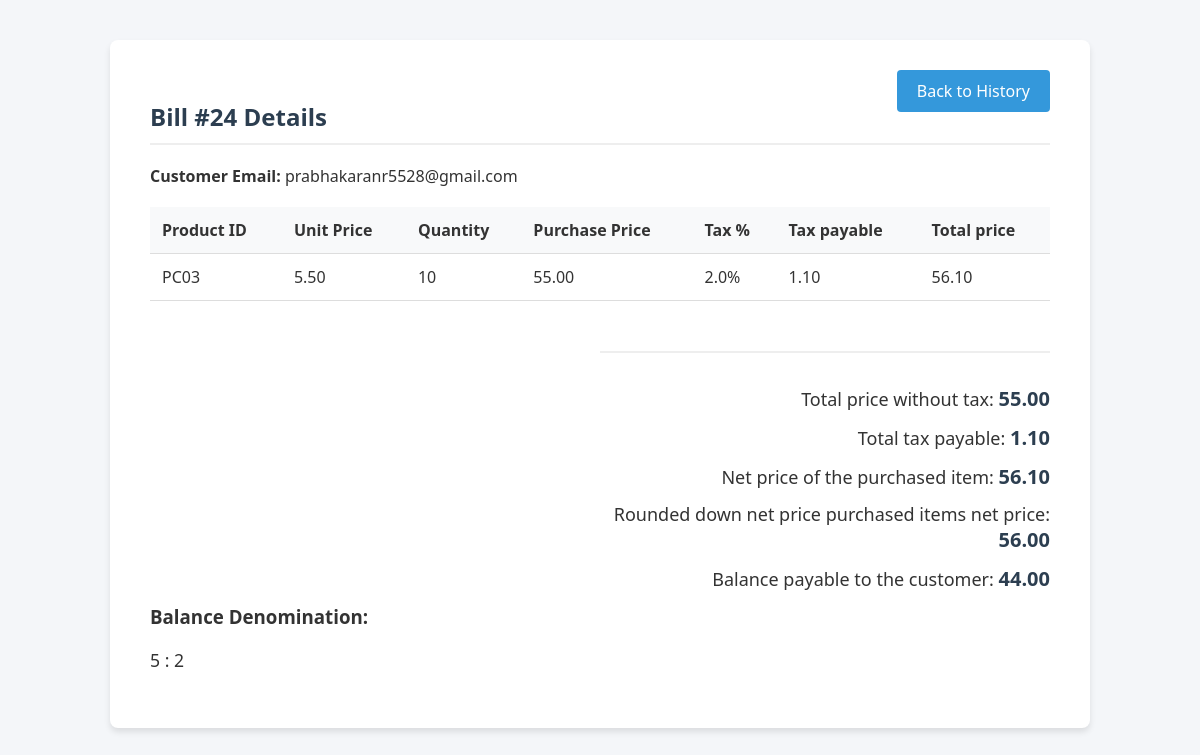
/bill/24/, run on the app's committed database.
### billing/models.py (models this page shows, shortened)
class Bill(models.Model):
    customer_email = models.EmailField()
    created_at = models.DateTimeField(auto_now_add=True)
    total_amount_without_tax = models.FloatField(default=0.0)
    total_tax_payable = models.FloatField(default=0.0)
    net_price = models.FloatField(default=0.0)
    amount_paid = models.FloatField(default=0.0)
    balance_amount = models.FloatField(default=0.0)
    balance_denomination_breakdown = models.JSONField(default=dict, blank=True)

class BillItem(models.Model):
    bill = models.ForeignKey(Bill, related_name='items', on_delete=models.CASCADE)
    product = models.ForeignKey(Product, on_delete=models.SET_NULL, null=True)
    product_name = models.CharField(max_length=200)
    quantity = models.IntegerField()
    unit_price = models.FloatField()
    tax_percentage = models.FloatField()
    @property
    def total_price(self):
        return self.quantity * self.unit_price * (1 + self.tax_percentage / 100)
    @property
    def base_price(self):
        return self.quantity * self.unit_price
    @property
    def tax_amount(self):
        return self.quantity * self.unit_price * (self.tax_percentage / 100)

class Product(models.Model):
    name = models.CharField(max_length=200)
    product_id = models.CharField(max_length=50, unique=True)
    available_stocks = models.IntegerField()
    price = models.FloatField()
    tax_percentage = models.FloatField()

### billing/views.py (the view)
# urls.py: path('bill/<int:bill_id>/', views.bill_detail, name='bill_detail'),
def bill_detail(request, bill_id):
    bill = get_object_or_404(Bill, id=bill_id)
    items = bill.items.all()
    net_price = bill.net_price
    rounded_net_price = floor(net_price)
    return render(request, 'billing/bill_detail.html', {
        'bill': bill,
        'items': items,
        'rounded_net_price': rounded_net_price,
        'breakdown': bill.balance_denomination_breakdown
    })

### billing/templates/billing/bill_detail.html
{% extends 'billing/base.html' %}
{% block content %}
<a href="{% url 'history' %}" class="btn btn-secondary history-link">Back to History</a>
<h2>Bill #{{ bill.id }} Details</h2>
<div class="row">
    <div style="margin-bottom: 20px;">
        <strong>Customer Email:</strong> {{ bill.customer_email }}<br>
    </div>
    <table>
        <thead>
            <tr>
                <th>Product ID</th>
                <th>Unit Price</th>
                <th>Quantity</th>
                <th>Purchase Price</th>
                <th>Tax %</th>
                <th>Tax payable</th>
                <th>Total price</th>
            </tr>
        </thead>
        <tbody>
            {% for item in items %}
            <tr>
                <td>{{ item.product.product_id }}</td>
                <td>{{ item.unit_price|floatformat:2 }}</td>
                <td>{{ item.quantity }}</td>
                <td>{{ item.base_price|floatformat:2 }}</td>
                <td>{{ item.tax_percentage }}%</td>
                <td>{{ item.tax_amount|floatformat:2 }}</td>
                <td>{{ item.total_price|floatformat:2 }}</td>
            </tr>
            {% endfor %}
        </tbody>
    </table>
    <div class="totals" style="text-align: right; width: 50%; float: right;">
        <p>Total price without tax: <strong>{{ bill.total_amount_without_tax|floatformat:2 }}</strong></p>
        <p>Total tax payable: <strong>{{ bill.total_tax_payable|floatformat:2 }}</strong></p>
        <p>Net price of the purchased item: <strong>{{ bill.net_price|floatformat:2 }}</strong></p>
        <p>Rounded down net price purchased items net price: <strong>{{ rounded_net_price|floatformat:2 }}</strong></p>
        <p>Balance payable to the customer: <strong>{{ bill.balance_amount|floatformat:2 }}</strong></p>
    </div>
    <div style="clear: both; margin-top: 40px;">
        <h3>Balance Denomination:</h3>
        <ul style="list-style: none; padding: 0;">
            {% for denom, count in breakdown.items %}
            <li style="font-size: 1.1em;">{{ denom }} : {{ count }}</li>
            {% empty %}
            <li>No change breakdown recorded.</li>
            {% endfor %}
        </ul>
    </div>
</div>
{% endblock %}

### billing/templates/billing/base.html (style rules this page uses)
body { font-family: 'Segoe UI', Tahoma, Geneva, Verdana, sans-serif; margin: 0; background: #f4f6f9; color: #333; }
h1, h2 { color: #2c3e50; border-bottom: 2px solid #eee; padding-bottom: 10px; margin-bottom: 20px; }
.btn { display: inline-block; padding: 10px 20px; background-color: #3498db; color: white; border: none; border-radius: 4px; cursor: pointer; text-decoration: none; font-size: 16px; transition: background 0.3s; }
table { width: 100%; border-collapse: collapse; margin-bottom: 20px; }
th, td { padding: 12px; text-align: left; border-bottom: 1px solid #ddd; }
th { background-color: #f8f9fa; font-weight: 600; }
.totals { margin-top: 30px; border-top: 2px solid #eee; padding-top: 20px; text-align: right; }
.totals p { font-size: 18px; margin: 12px 0; }
.totals strong { font-size: 20px; color: #2c3e50; }
.history-link { float: right; margin-top: -10px; }

### data on the page
Bill: id "24", customer_email "prabhakaranr5528@gmail.com", total_amount_without_tax "55.00", total_tax_payable "1.10", net_price "56.10", balance_amount "44.00"
BillItem: product.product_id "PC03", unit_price "5.50", quantity "10", base_price "55.00", tax_percentage "2.0", tax_amount "1.10", total_price "56.10"

### other printed values
{{ rounded_net_price|floatformat:2 }} "56.00"
{{ denom }} "5"
{{ count }} "2"
